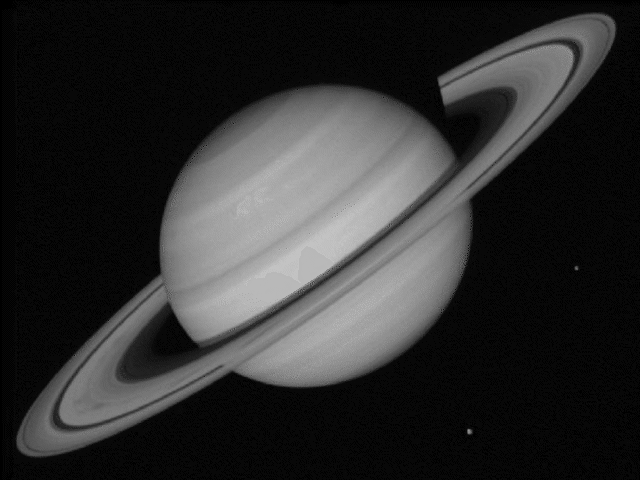
#> input picture images/2/saturn.png, 640 x 480 px, found by its file name
$ jupyter execute '3. Filtering.ipynb'   (shell and % lines are left out)
#> lines starting #> are read from the running program, lines starting #| are printed output that depends on the picture
# Filtering

### First attempt at a solution -1D

Replace each pixel with an average of all the values in its neighborhood - mooving average:

(Note that only python numpy and scipy are used, rather than combining openCV library.)

### Averaging assumptions
1. The *true* value of pixels are similar to the true value of pixels nearby.
2. The noise added to each pixel is done independently.

### Moving average in 2D

## 1. Correlation filtering - uniform weights

Say the averaging window size is $2k+1 \times 2k+1$:

$$
G[i, j]=\frac{1}{(2k+1)^2}\Sigma^k_{u=-k}\Sigma^k_{v=-k}F[i+u,\ j+v].
$$

- $2k+1$ is odd, so it is odd size window.
If $k$ were $3$ that would be a $7 \times 7$.

- $\Sigma^k_{u=-k}\Sigma^k_{v=-k}F[i+u,\ j+v]$ : Loop over all pixels in neighnorhood around image pixel $F[i,\ j]$.

- $\frac{1}{(2k+1)^2}$ : Uniform weight for each pixel.

__Smoothing with a nonGaussian__

## 2. Correlation filtering - nonuniform weights

Now generalize to allow *different weights* depending on neighboring pixel's relative position:

$$
G[i, j]=\Sigma^k_{u=-k}\Sigma^k_{v=-k}H[u,\ v]F[i+u,\ j+v].
$$

This is called __cross-correlation__, denoted $G = H\otimes F$

- $H[u,\ v]$:
    - non-uniform weights
    - It is called as the filter *kernel* or *mask*
    - it is the matrix of weights in the linear combination.

__Smoothing with a Gaussian__

## 3. Code

### Uniform weight

```python
cv2.filter2D(src, ddepth, kernel[, dst[, anchor[, delta[, borderType]]]])
```

- Parameters:
    - src – input image.
    - dst – output image of the same size and the same number of channels as src.
    - ddepth –
        - desired depth of the destination image; if it is negative, it will be the same as src.depth(); the following combinations of src.depth() and ddepth are supported:
            - src.depth() = CV_8U, ddepth = -1/CV_16S/CV_32F/CV_64F
            - src.depth() = CV_16U/CV_16S, ddepth = -1/CV_32F/CV_64F
            - src.depth() = CV_32F, ddepth = -1/CV_32F/CV_64F
            - src.depth() = CV_64F, ddepth = -1/CV_64F
            - when ddepth=-1, the output image will have the same depth as the source.

    - kernel – convolution kernel (or rather a correlation kernel), a single-channel floating point matrix; if you want to apply different kernels to different channels, split the image into separate color planes using split() and process them individually.
    - anchor – anchor of the kernel that indicates the relative position of a filtered point within the kernel; the anchor should lie within the kernel; default value (-1,-1) means that the anchor is at the kernel center.
    - delta – optional value added to the filtered pixels before storing them in dst.
    - borderType – pixel extrapolation method (see borderInterpolate() for details).

[cell 1]
import cv2
import numpy as np
from matplotlib import pyplot as plt

fig, axis = plt.subplots(3, 1, figsize=(10, 10))

## load an image
img = cv2.imread('images/3/saturn.png', 0)
#> img is the input picture: shape (480, 640); min 0, max 195, mean 46.6
[n, m]= np.shape(img)
#> n = 480; m = 640

axis[0].imshow(img), axis[0].set_title('Original', fontsize=15)
axis[0].tick_params(axis='x', labelsize=10)
axis[0].tick_params(axis='y', labelsize=10)

## Add some noise
noise_sigma = 10
noise = np.random.randn(n, m)*noise_sigma
noisy_img = img[:, :] + noise
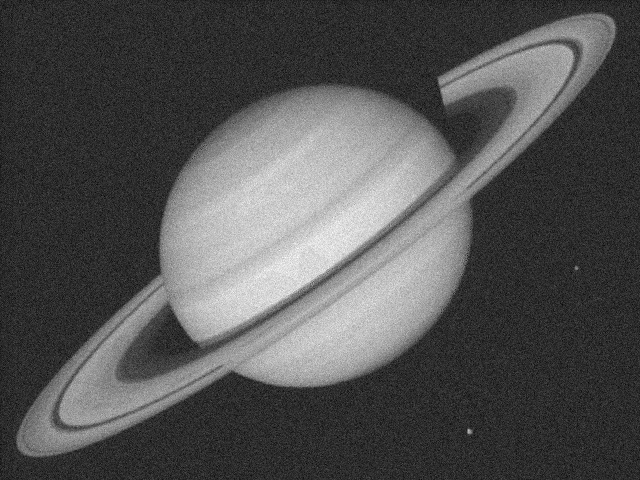
#> noisy_img: shape (480, 640) float64; min -40.52, max 225.8, mean 46.6; drawn with min black and max white

axis[1].imshow(noisy_img)
axis[1].set_title('Noise', fontsize=15)
axis[1].tick_params(axis='x', labelsize=15)
axis[1].tick_params(axis='y', labelsize=15)

kernel_size = 25

kernel_uni = np.ones((kernel_size, kernel_size),np.float32)/kernel_size**2
smoothed = cv2.filter2D(img, -1, kernel_uni)
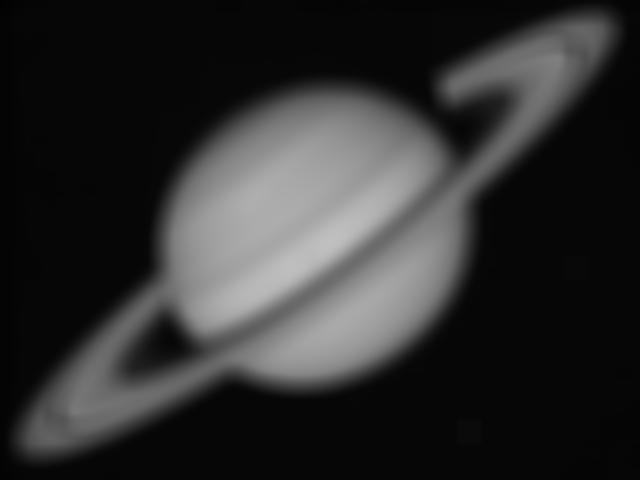
#> smoothed: shape (480, 640); min 1, max 192, mean 46.6

axis[2].imshow(smoothed), axis[1].set_title('Uniform filter', fontsize=15)
axis[2].tick_params(axis='x', labelsize=10)
axis[2].tick_params(axis='y', labelsize=10)

plt.show()
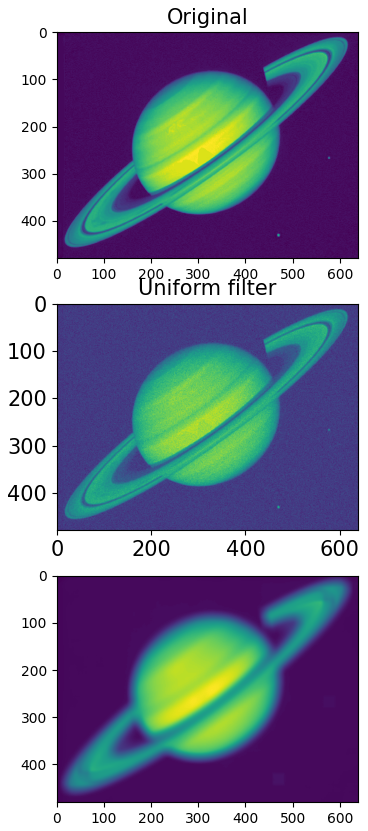
#> figure drawn by matplotlib, 3 panels

[cell 2]
from PIL import Image
import numpy as np
import scipy.ndimage
import matplotlib.pyplot as plt

fig, axis = plt.subplots(3, 1, figsize=(35, 35))

## load an image
img = np.array(Image.open('images/3/saturn.png')) # read image to array
[n, m] = np.shape(img)
print(np.shape(img))
#| (480, 640)
axis[0].imshow(img)
axis[0].set_title('Original', fontsize=15)
axis[0].tick_params(axis='x', labelsize=15)
axis[0].tick_params(axis='y', labelsize=15)

## Add some noise
noise_sigma = 10
noise = np.random.randn(n, m)*noise_sigma
noisy_img = img + noise
axis[1].imshow(noisy_img)
axis[1].set_title('Noise', fontsize=15)
axis[1].tick_params(axis='x', labelsize=15)
axis[1].tick_params(axis='y', labelsize=15)

## Create a Gaussian filter

def fspecial_Gaussian(size, sigma):
    x, y = np.mgrid[-size//2 + 1:size//2 + 1, -size//2 + 1:size//2 + 1]
    g = np.exp(-((x**2 + y**2)/(2.0*sigma**2)))
    return g/g.sum()

filter_size = 25
filter_sigma = 2

gaussian_filter = fspecial_Gaussian(filter_size, filter_sigma)

## Apply Gaussian filter to remove noise
smoothed = scipy.ndimage.filters.correlate(noisy_img, gaussian_filter)
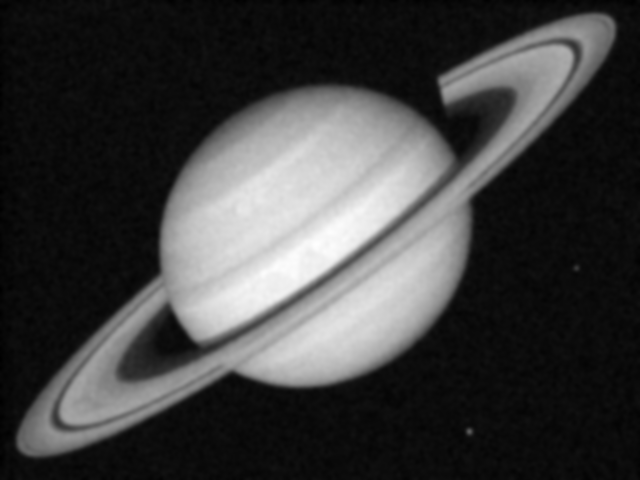
#> smoothed: shape (480, 640) float64; min -2.9, max 196.8, mean 46.6; drawn with min black and max white
# or
# smoothed = scipy.ndimage.filters.gaussian_filter(noisy_img, sigma=filter_sigma)
axis[2].imshow(smoothed)
axis[2].tick_params(axis='x', labelsize=15)
axis[2].tick_params(axis='y', labelsize=15)
axis[2].set_title('Smoothed', fontsize=15)

plt.gray()
plt.show()

### To sum up

[cell 3]
def fgaussian(size, sigma):
    m,n = size
    h, k = m//2, n//2
    x, y = np.mgrid[-h:h, -k:k]
    return np.exp(-(x**2 + y**2)/(2*sigma**2))

def fspecial_Gaussian(size, sigma):
    x, y = np.mgrid[-size//2 + 1:size//2 + 1, -size//2 + 1:size//2 + 1]
    g = np.exp(-((x**2 + y**2)/(2.0*sigma**2)))
    return g/g.sum()

a = fgaussian([5, 5], 0.1)
b = fspecial_Gaussian(5, 0.1)
plt.imshow(b)
print(b)
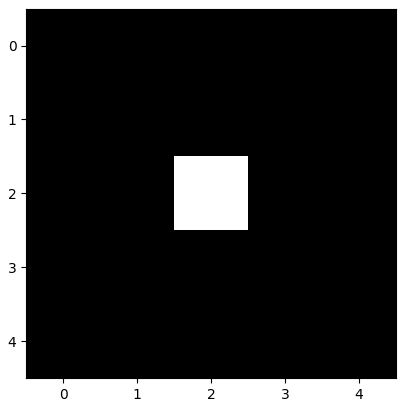
#> figure drawn by matplotlib, 1 panel

$ run again, with images/2/Gaussian_Noise.png copied over images/2/saturn.png
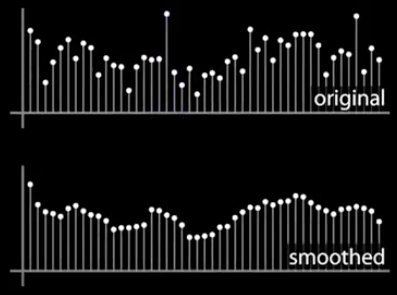
#> input picture images/2/Gaussian_Noise.png, 397 x 295 px, found by its file name
#> `noisy_img = img[:, :] + noise`:
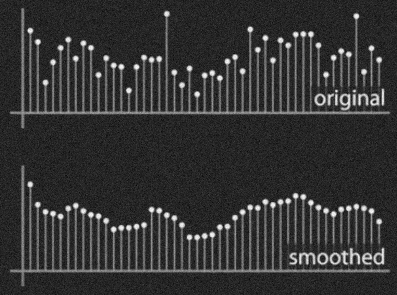
#> noisy_img: shape (295, 397) float64; min -48.52, max 282.9, mean 19.6; drawn with min black and max white
#> `[cell 3] def fgaussian(size, sigma): m,n = size h, k = m//2, n//2 x, y..`:
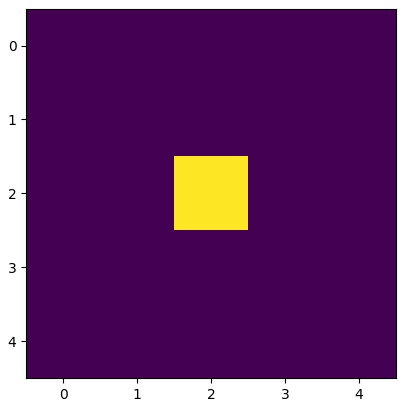
#> figure drawn by matplotlib, 1 panel

$ run again, with images/2/Gaussian_kernel.png copied over images/2/saturn.png
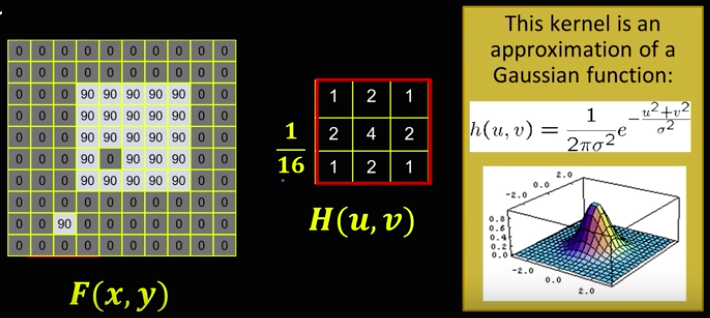
#> input picture images/2/Gaussian_kernel.png, 710 x 318 px, found by its file name
#> `smoothed = cv2.filter2D(img, -1, kernel_uni)`:
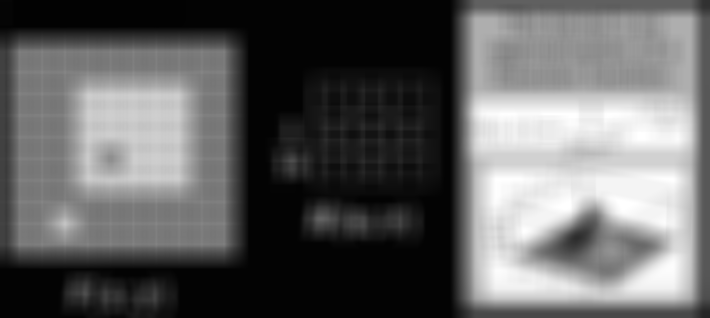
#> smoothed: shape (318, 710); min 2, max 255, mean 98
#> `[cell 3] def fgaussian(size, sigma): m,n = size h, k = m//2, n//2 x, y..`:
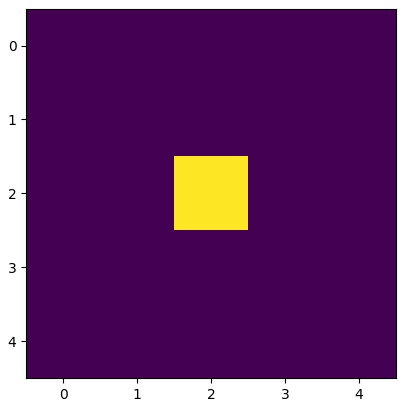
#> figure drawn by matplotlib, 1 panel

$ run again, with images/2/Nonuniform.png copied over images/2/saturn.png
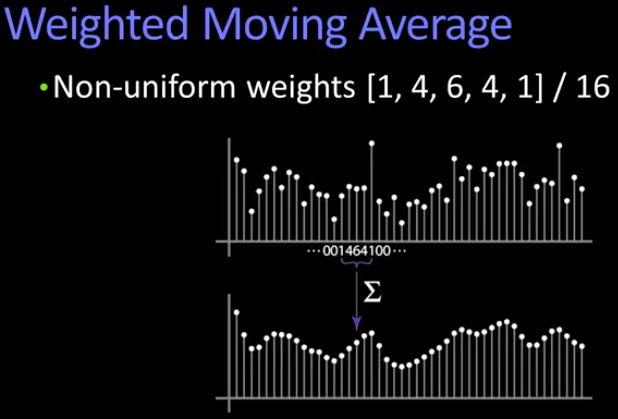
#> input picture images/2/Nonuniform.png, 618 x 419 px, found by its file name
#> `noisy_img = img[:, :] + noise`:
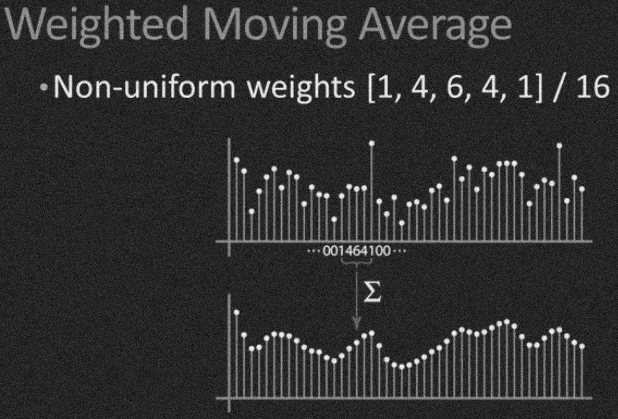
#> noisy_img: shape (419, 618) float64; min -48.52, max 284.2, mean 14.9; drawn with min black and max white
#> `[cell 3] def fgaussian(size, sigma): m,n = size h, k = m//2, n//2 x, y..`:
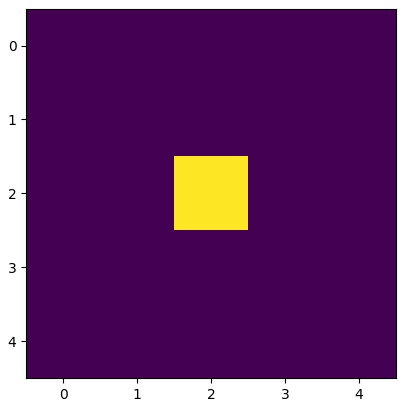
#> figure drawn by matplotlib, 1 panel
